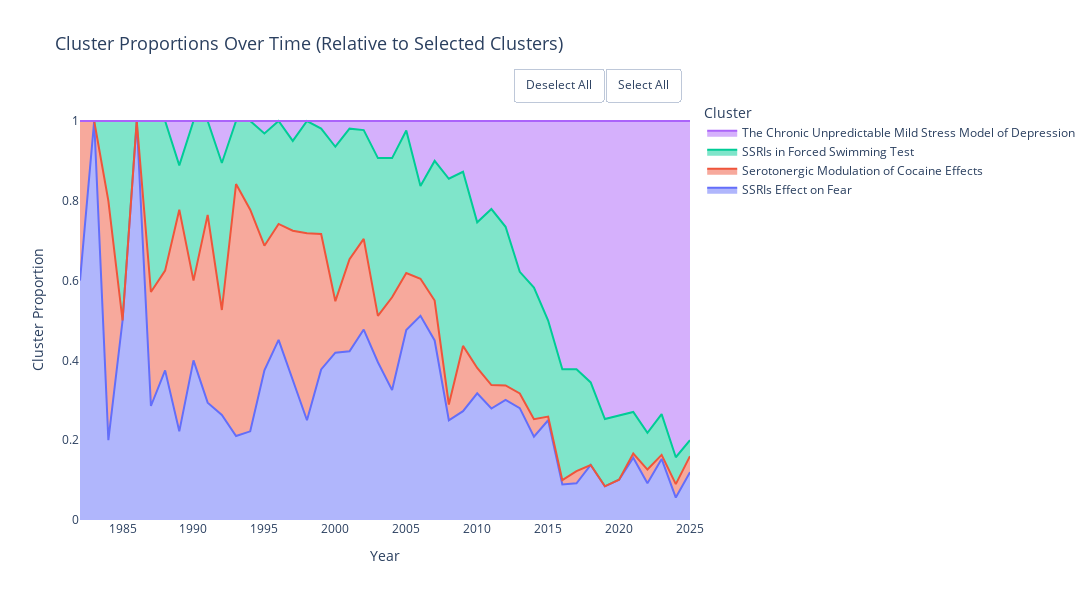

Notebook code for this chart:
### Markdown cell above
# Animal Models Plot

### Code cell
fig_animal

### Figure 1 — Plotly figure (JSON) as saved in the notebook; plotly's stock layout.template omitted (floating-point values rounded to 4 significant figures)
{"data": [{"fillpattern": {"shape": ""}, "hovertemplate": "<b>%{fullData.name}</b><br>Year: %{x}<br>Proportion: %{y:.2%}<extra></extra>", "legendgroup": "SSRIs Effect on Fear", "line": {"color": "#636EFA"}, "marker": {"symbol": "circle"}, "mode": "lines", "name": "SSRIs Effect on Fear", "orientation": "v", "showlegend": true, "stackgroup": "1", "type": "scatter", "x": [1982, 1983, 1984, 1985, 1986, 1987, 1988, 1989, 1990, 1991, 1992, 1993, 1994, 1995, 1996, 1997, 1998, 1999, 2000, 2001, 2002, 2003, 2004, 2005, 2006, 2007, 2008, 2009, 2010, 2011, 2012, 2013, 2014, 2015, 2016, 2017, 2018, 2019, 2020, 2021, 2022, 2023, 2024, 2025], "xaxis": "x", "y": [0.6, 1.0, 0.2, 0.5, 1.0, 0.2857, 0.375, 0.2222, 0.4, 0.2941, 0.2632, 0.2105, 0.2222, 0.375, 0.4516, 0.35, 0.25, 0.3774, 0.4194, 0.4231, 0.4773, 0.3953, 0.3256, 0.4762, 0.5116, 0.45, 0.25, 0.2727, 0.3175, 0.2794, 0.3012, 0.2805, 0.2088, 0.25, 0.08889, 0.09184, 0.1379, 0.08434, 0.101, 0.1562, 0.09195, 0.1531, 0.05618, 0.12], "yaxis": "y"}, {"fillpattern": {"shape": ""}, "hovertemplate": "<b>%{fullData.name}</b><br>Year: %{x}<br>Proportion: %{y:.2%}<extra></extra>", "legendgroup": "Serotonergic Modulation of Cocaine Effects", "line": {"color": "#EF553B"}, "marker": {"symbol": "circle"}, "mode": "lines", "name": "Serotonergic Modulation of Cocaine Effects", "orientation": "v", "showlegend": true, "stackgroup": "1", "type": "scatter", "x": [1982, 1983, 1984, 1985, 1986, 1987, 1988, 1989, 1990, 1991, 1992, 1993, 1994, 1995, 1996, 1997, 1998, 1999, 2000, 2001, 2002, 2003, 2004, 2005, 2006, 2007, 2008, 2009, 2010, 2011, 2012, 2013, 2014, 2015, 2016, 2017, 2018, 2019, 2020, 2021, 2022, 2023, 2024, 2025], "xaxis": "x", "y": [0.4, 0.0, 0.6, 0.0, 0.0, 0.2857, 0.25, 0.5556, 0.2, 0.4706, 0.2632, 0.6316, 0.5556, 0.3125, 0.2903, 0.375, 0.4688, 0.3396, 0.129, 0.2308, 0.2273, 0.1163, 0.2326, 0.1429, 0.09302, 0.1, 0.03947, 0.1636, 0.06349, 0.05882, 0.03614, 0.03659, 0.04396, 0.009259, 0.01111, 0.03061, 0.0, 0.0, 0.0, 0.01042, 0.03448, 0.0102, 0.03371, 0.04], "yaxis": "y"}, {"fillpattern": {"shape": ""}, "hovertemplate": "<b>%{fullData.name}</b><br>Year: %{x}<br>Proportion: %{y:.2%}<extra></extra>", "legendgroup": "SSRIs in Forced Swimming Test", "line": {"color": "#00CC96"}, "marker": {"symbol": "circle"}, "mode": "lines", "name": "SSRIs in Forced Swimming Test", "orientation": "v", "showlegend": true, "stackgroup": "1", "type": "scatter", "x": [1982, 1983, 1984, 1985, 1986, 1987, 1988, 1989, 1990, 1991, 1992, 1993, 1994, 1995, 1996, 1997, 1998, 1999, 2000, 2001, 2002, 2003, 2004, 2005, 2006, 2007, 2008, 2009, 2010, 2011, 2012, 2013, 2014, 2015, 2016, 2017, 2018, 2019, 2020, 2021, 2022, 2023, 2024, 2025], "xaxis": "x", "y": [0.0, 0.0, 0.2, 0.5, 0.0, 0.4286, 0.375, 0.1111, 0.4, 0.2353, 0.3684, 0.1579, 0.2222, 0.2812, 0.2581, 0.225, 0.2812, 0.2642, 0.3871, 0.3269, 0.2727, 0.3953, 0.3488, 0.3571, 0.2326, 0.35, 0.5658, 0.4364, 0.3651, 0.4412, 0.3976, 0.3049, 0.3297, 0.2407, 0.2778, 0.2551, 0.2069, 0.1687, 0.1616, 0.1042, 0.09195, 0.102, 0.06742, 0.04], "yaxis": "y"}, {"fillpattern": {"shape": ""}, "hovertemplate": "<b>%{fullData.name}</b><br>Year: %{x}<br>Proportion: %{y:.2%}<extra></extra>", "legendgroup": "The Chronic Unpredictable Mild Stress Model of Depression", "line": {"color": "#AB63FA"}, "marker": {"symbol": "circle"}, "mode": "lines", "name": "The Chronic Unpredictable Mild Stress Model of Depression", "orientation": "v", "showlegend": true, "stackgroup": "1", "type": "scatter", "x": [1982, 1983, 1984, 1985, 1986, 1987, 1988, 1989, 1990, 1991, 1992, 1993, 1994, 1995, 1996, 1997, 1998, 1999, 2000, 2001, 2002, 2003, 2004, 2005, 2006, 2007, 2008, 2009, 2010, 2011, 2012, 2013, 2014, 2015, 2016, 2017, 2018, 2019, 2020, 2021, 2022, 2023, 2024, 2025], "xaxis": "x", "y": [0.0, 0.0, 0.0, 0.0, 0.0, 0.0, 0.0, 0.1111, 0.0, 0.0, 0.1053, 0.0, 0.0, 0.03125, 0.0, 0.05, 0.0, 0.01887, 0.06452, 0.01923, 0.02273, 0.09302, 0.09302, 0.02381, 0.1628, 0.1, 0.1447, 0.1273, 0.254, 0.2206, 0.2651, 0.378, 0.4176, 0.5, 0.6222, 0.6224, 0.6552, 0.747, 0.7374, 0.7292, 0.7816, 0.7347, 0.8427, 0.8], "yaxis": "y"}], "layout": {"height": 600, "hovermode": "closest", "legend": {"font": {"size": 12}, "orientation": "v", "title": {"font": {"size": 14}, "text": "Cluster"}, "tracegroupgap": 0, "traceorder": "reversed", "x": 1.02, "xanchor": "left", "y": 1, "yanchor": "top"}, "margin": {"r": 150}, "plot_bgcolor": "white", "title": {"font": {"size": 18}, "text": "Cluster Proportions Over Time (Relative to Selected Clusters)"}, "updatemenus": [{"buttons": [{"args": [{"visible": "legendonly"}], "label": "Deselect All", "method": "restyle"}, {"args": [{"visible": true}], "label": "Select All", "method": "restyle"}], "direction": "left", "pad": {"r": 10, "t": 10}, "showactive": false, "type": "buttons", "x": 1, "xanchor": "right", "y": 1.1, "yanchor": "top"}], "width": 1200, "xaxis": {"anchor": "y", "domain": [0, 1], "title": {"font": {"size": 14}, "text": "Year"}}, "yaxis": {"anchor": "x", "domain": [0, 1], "tickformat": ".1*100", "title": {"font": {"size": 14}, "text": "Cluster Proportion"}}}}
